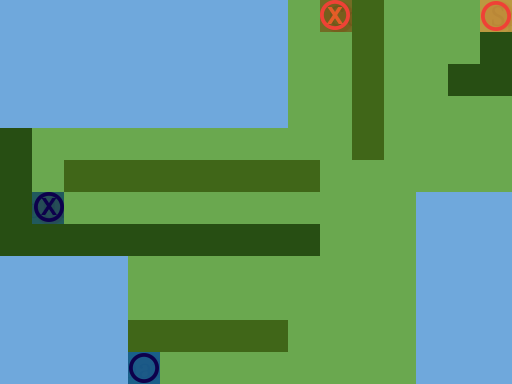

This game map was drawn from its Tiled (.tmx) file and the tilesets committed beside it. A one-line description and the full map source follow:
An orthogonal 16x12 tile map with 32x32 px tiles, 3 tile layers (Ground, Obstacles, Objects), 1 hidden layer not drawn.

<map version="1.0" orientation="orthogonal" renderorder="right-down" width="16" height="12" tilewidth="32" tileheight="32" nextobjectid="1">
 <tileset firstgid="1" name="TilesetPlaceholder" tilewidth="32" tileheight="32" tilecount="240" columns="10">
  <image source="../Tileset.png" width="320" height="768" />
 </tileset>
 <layer name="Ground" width="16" height="12">
  <data encoding="csv">
5,5,5,5,5,5,5,5,5,1,1,1,1,1,1,1,
5,5,5,5,5,5,5,5,5,1,1,1,1,1,1,1,
5,5,5,5,5,5,5,5,5,1,1,1,1,1,1,1,
5,5,5,5,5,5,5,5,5,1,1,1,1,1,1,1,
1,1,1,1,1,1,1,1,1,1,1,1,1,1,1,1,
1,1,1,1,1,1,1,1,1,1,1,1,1,1,1,1,
1,1,1,1,1,1,1,1,1,1,1,1,1,1,1,1,
1,1,1,1,1,1,1,1,1,1,1,1,1,1,1,1,
5,5,5,5,1,1,1,1,1,1,1,1,1,5,5,5,
5,5,5,5,1,1,1,1,1,1,1,1,1,5,5,5,
5,5,5,5,1,1,1,1,1,1,1,1,1,5,5,5,
5,5,5,5,1,1,1,1,1,1,1,1,1,5,5,5
</data>
 </layer>
 <layer name="Obstacles" width="16" height="12">
  <data encoding="csv">
0,0,0,0,0,0,0,0,0,0,0,44,0,0,0,0,
0,0,0,0,0,0,0,0,0,0,0,44,0,0,0,42,
0,0,0,0,0,0,0,0,0,0,0,44,0,0,42,42,
0,0,0,0,0,0,0,0,0,0,0,44,0,0,0,0,
42,0,0,0,0,0,0,0,0,0,0,44,0,0,0,0,
42,0,44,44,44,44,44,44,44,44,0,0,0,0,0,0,
42,0,0,0,0,0,0,0,0,0,0,0,0,5,5,5,
42,42,42,42,42,42,42,42,42,42,0,0,0,5,5,5,
0,0,0,0,0,0,0,0,0,0,0,0,0,0,0,0,
0,0,0,0,0,0,0,0,0,0,0,0,0,0,0,0,
0,0,0,0,44,44,44,44,44,0,0,0,0,0,0,0,
0,0,0,0,0,0,0,0,0,0,0,0,0,0,0,0
</data>
 </layer>
 <layer name="Objects" width="16" height="12">
  <data encoding="csv">
0,0,0,0,0,0,0,0,0,0,181,0,0,0,0,81,
0,0,0,0,0,0,0,0,0,0,0,0,0,0,0,0,
0,0,0,0,0,0,0,0,0,0,0,0,0,0,0,0,
0,0,0,0,0,0,0,0,0,0,0,0,0,0,0,0,
0,0,0,0,0,0,0,0,0,0,0,0,0,0,0,0,
0,0,0,0,0,0,0,0,0,0,0,0,0,0,0,0,
0,182,0,0,0,0,0,0,0,0,0,0,0,0,0,0,
0,0,0,0,0,0,0,0,0,0,0,0,0,0,0,0,
0,0,0,0,0,0,0,0,0,0,0,0,0,0,0,0,
0,0,0,0,0,0,0,0,0,0,0,0,0,0,0,0,
0,0,0,0,0,0,0,0,0,0,0,0,0,0,0,0,
0,0,0,0,82,0,0,0,0,0,0,0,0,0,0,0
</data>
 </layer>
 <layer name="Solution" width="16" height="12" visible="0">
  <data encoding="csv">
0,0,0,0,0,0,0,0,0,0,222,0,222,0,0,0,
0,0,0,0,0,0,0,0,0,0,222,0,222,0,0,0,
0,0,0,0,0,0,0,0,0,0,222,0,222,0,0,0,
0,0,0,0,0,0,0,0,0,0,222,0,222,0,0,0,
0,0,0,0,0,0,0,0,0,0,222,0,222,0,0,0,
0,0,0,0,0,0,0,0,0,0,222,222,222,0,0,0,
0,233,233,233,233,233,233,233,233,233,233,0,0,0,0,0,
0,0,0,0,0,0,0,0,0,0,233,0,0,0,0,0,
0,0,0,0,0,0,0,0,0,233,233,0,0,0,0,0,
0,0,0,0,0,0,0,0,0,233,0,0,0,0,0,0,
0,0,0,0,0,0,0,0,0,233,0,0,0,0,0,0,
0,0,0,0,0,233,233,233,233,233,0,0,0,0,0,0
</data>
 </layer>
</map>
